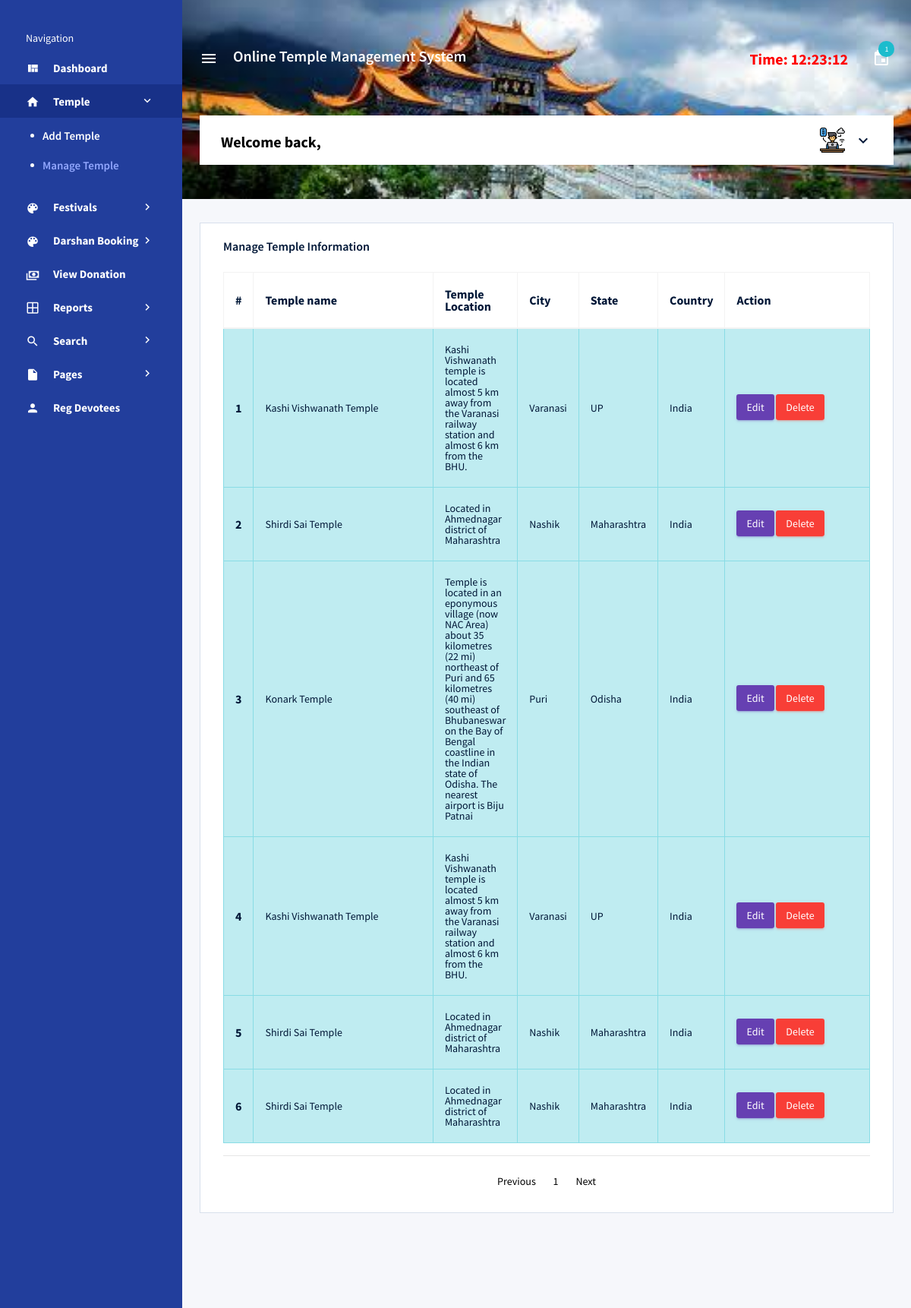
Screenshot of /otms/admin/manage-temple.php with the database file from the repository.
### tables this page shows
CREATE TABLE `tbltemple` (
  `ID` int(5) NOT NULL,
  `TempleName` varchar(250) DEFAULT NULL,
  `TempleLocation` varchar(250) DEFAULT NULL,
  `City` varchar(250) DEFAULT NULL,
  `State` varchar(250) DEFAULT NULL,
  `Country` varchar(250) DEFAULT NULL,
  `Description` mediumtext DEFAULT NULL,
  `TempleImage1` varchar(250) DEFAULT NULL,
  `TempleImage2` varchar(250) DEFAULT NULL,
  `TempleImage3` varchar(250) DEFAULT NULL,
  `CreationDate` timestamp NULL DEFAULT current_timestamp()
);

### otms/admin/manage-temple.php (the view, shortened to what this page needs)
<?php session_start();
include_once('includes/config.php');
?>
<!DOCTYPE html>
<html lang="en">
<head>
  <link rel="stylesheet" href="vendors/mdi/css/materialdesignicons.min.css">
  <link rel="stylesheet" href="vendors/css/vendor.bundle.base.css">
  <link rel="stylesheet" href="css/style.css">
</head>
<body>
  <div class="container-scroller d-flex">
    <?php include_once('includes/sidebar.php');?>
    <div class="container-fluid page-body-wrapper">
      <?php include_once('includes/header.php');?>
      <div class="main-panel">
        <div class="content-wrapper">
          <div class="row">
            <div class="col-lg-12 stretch-card">
              <div class="card">
                <div class="card-body">
                  <h4 class="card-title">Manage Temple Information</h4>
                  <div class="table-responsive pt-3">
                    <table class="table table-bordered">
                        <tr>
                          <th>
                            #
                          </th>
                          <th>
                            Temple name
                          </th>
                          <th>
                            Temple Location
                          </th>
                          <th>
                            City
                          </th>
                          <th>
                            State
                          </th>
                           <th>
                            Country
                          </th>
                          <th>
                            Action
                          </th>
                        </tr>
                      <tbody>
                        <?php
                        if (isset($_GET['page_no']) && $_GET['page_no']!="") {
    $page_no = $_GET['page_no'];
    } else {
        $page_no = 1;
        }
    $total_records_per_page = 10;
    $offset = ($page_no-1) * $total_records_per_page;
    $previous_page = $page_no - 1;
    $next_page = $page_no + 1;
    $result_count = mysqli_query($con,"SELECT COUNT(*) As total_records FROM tbltemple");
    $total_records = mysqli_fetch_array($result_count);
    $total_records = $total_records['total_records'];
    $total_no_of_pages = ceil($total_records / $total_records_per_page);
                         $query=mysqli_query($con,"select * from tbltemple LIMIT $offset, $total_records_per_page");
$cnt=1;
while($row=mysqli_fetch_array($query))
{
?>
                        <tr class="table-info">
                          <th>
                            <?php echo htmlentities($cnt);?>
                          </th>
                          <td width="250">
                            <?php echo htmlentities($row['TempleName']);?>
                          </td>
                          <td>
                            <?php echo htmlentities($row['TempleLocation']);?>
                          </td>
                          <td>
                            <?php echo htmlentities($row['City']);?>
                          </td>
                          <td>
                            <?php echo htmlentities($row['State']);?>
                          </td>
                          <td>
                            <?php echo htmlentities($row['Country']);?>
                          </td>
                           <td width="200">
                            <a href="edit-temple.php?id=<?php echo $row['ID']?>" class="btn-sm btn-primary">Edit</a>
                                <a href="manage-temple.php?id=<?php echo $row['ID']?>&del=delete" onClick="return confirm('Are you sure you want to delete?')" class="btn-sm btn-danger">Delete</a>
                          </td>
                          <?php $cnt=$cnt+1; } ?>
                        </tr>
                      </tbody>
                    </table>
                    <hr />
                    <ul id="pagination">
    <li <?php if($page_no <= 1){ echo "class='disabled'"; } ?>>
    <a <?php if($page_no > 1){ echo "href='?page_no=$previous_page'"; } ?>>Previous</a>
    </li>
    <?php
    if ($total_no_of_pages <= 10){
        for ($counter = 1; $counter <= $total_no_of_pages; $counter++){
            if ($counter == $page_no) {
           echo "<li class='active'><a>$counter</a></li>";
                }else{
           echo "<li><a href='?page_no=$counter'>$counter</a></li>";
                }
        }
    }
?>
    <li <?php if($page_no >= $total_no_of_pages){ echo "class='disabled'"; } ?>>
    <a <?php if($page_no < $total_no_of_pages) { echo "href='?page_no=$next_page'"; } ?>>Next</a>
    </li>
</ul>
                  </div>
                </div>
              </div>
            </div>
          </div>
        </div>
      </div>
    </div>
  </div>
</body>
</html>

### rows the page displays
tbltemple: TempleName "Kashi Vishwanath Temple", TempleLocation "Kashi Vishwanath temple is located almost 5 km away from the Varanasi railway station and almost 6 km from the BHU.", City "Varanasi", State "UP", Country "India"
tbltemple: TempleName "Shirdi Sai Temple", TempleLocation "Located in Ahmednagar district of Maharashtra", City "Nashik", State "Maharashtra", Country "India"
tbltemple: TempleName "Konark Temple", TempleLocation "Temple is located in an eponymous village (now NAC Area) about 35 kilometres (22 mi) northeast of Puri and 65 kilometres (40 mi) southeast of Bhubaneswar on the Bay of Bengal coastline in the Indian state of Odisha. The nearest airport is Biju Patnai", City "Puri", State "Odisha", Country "India"
tbltemple: TempleName "Kashi Vishwanath Temple", TempleLocation "Kashi Vishwanath temple is located almost 5 km away from the Varanasi railway station and almost 6 km from the BHU.", City "Varanasi", State "UP", Country "India"
tbltemple: TempleName "Shirdi Sai Temple", TempleLocation "Located in Ahmednagar district of Maharashtra", City "Nashik", State "Maharashtra", Country "India"
tbltemple: TempleName "Shirdi Sai Temple", TempleLocation "Located in Ahmednagar district of Maharashtra", City "Nashik", State "Maharashtra", Country "India"

### other values shown
$num "1"
